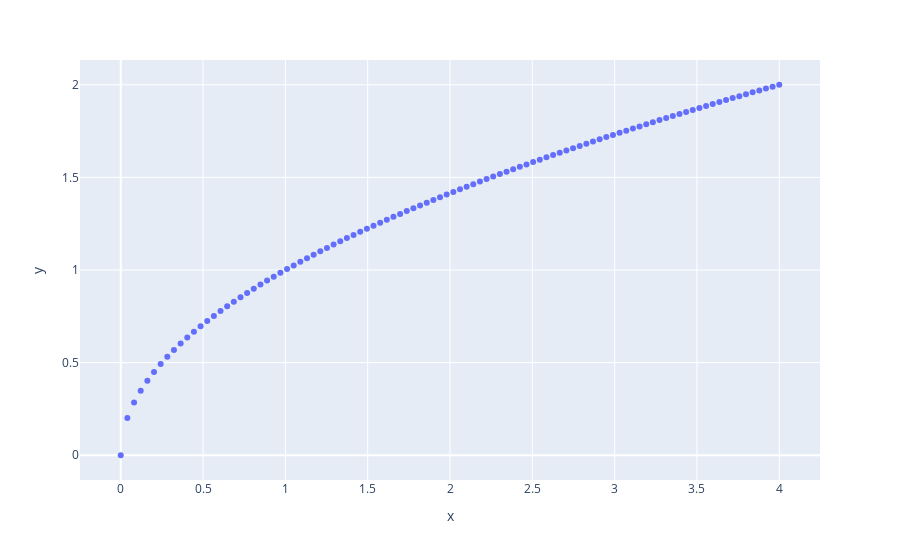

Source (notebook cell):
### Markdown cell above
Быстро строим график с помощью px:

### Code cell
x = np.linspace(0, 4, 100)
def f(x):
    return np.sqrt(x)

px.scatter(x=x, y=f(x)).show()
